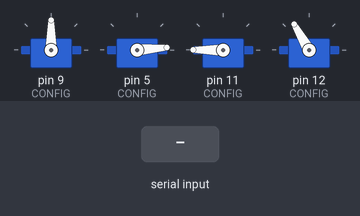
Simulated run of this sketch. Board: Arduino Uno, built with avr-gcc and run on an emulated ATmega328P. On the bench: 4 × servo. Inputs (shaded band) come from the test bench. What the sketch prints to the serial monitor is not drawn.

Above: at 6.4 s.
6.5 s: "90,45,200\n" received over Serial
At 8.9 s:
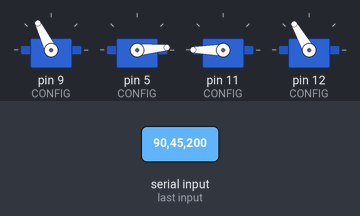
At 13.9 s:
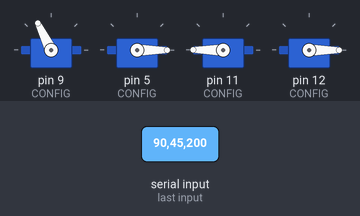
Timing chart, 0 to 24.4 s (numbered marks = the images above; inputs shaded):
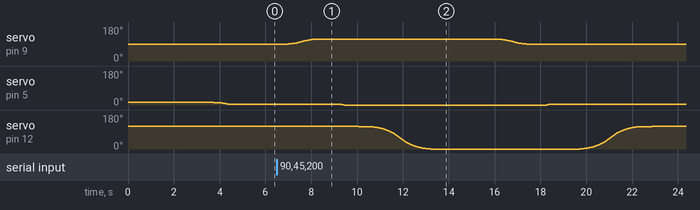

The sketch:

robolimb.ino
```cpp
#include <Servo.h>
#include <math.h>

// ── Link lengths (mm) ─────────────────────────────────────────────────────
#define L1      200.00f
#define L2      195.00f
#define DX       0.0f
#define DZ      100.00f


// ── Servo gap between joints ──────────────────────────────────────────────
#define SERVO_GAP_MS    200

// ── Gripper angles ────────────────────────────────────────────────────────
#define GRIPPER_OPEN    120
#define GRIPPER_CLOSED   0

// ── Servo config ──────────────────────────────────────────────────────────
// reversed = true  → flips physical rotation direction
// reversed = false → normal direction

struct ServoConfig {
    float min_a, max_a;
    int   pin;
    int   min_us, max_us;
    bool  reversed;
};

//                   min°   max°  pin  minµs  maxµs   reversed
ServoConfig CONFIG[] = {
    {  0.0, 180.0,  9,  500, 2500, false },  // [0] Base     — 40kg
    {  0.0, 180.0,  5, 500, 2500, true },  // [1] Shoulder — set true to reverse
    {  0.0, 180.0, 11, 500, 2500, false },  // [2] Elbow    — set true to reverse
    {  0.0, 180.0, 12, 1000, 2000, false },  // [3] Gripper  — set true to reverse
};


// ── Per-servo motion profile (UPDATED: smaller steps + faster rate) ───────
struct MotionProfile { float stepDeg; int delayMs; };

MotionProfile PROFILE[] = {
    { 0.5f,  40 },   // [0] Base     — finer control, faster updates
    { 0.5f,  50 },   // [1] Shoulder — finer control, smooth ramp
    { 1.0f,  30 },   // [2] Elbow    — 1.0° per step, quick updates
    { 1.0f,  30 },   // [3] Gripper  — 1.0° per step, quick updates
};

Servo servos[4];
// float currentAngles[4] = {90, 90, 90, GRIPPER_OPEN};
float currentAngles[4] = {90, 166, 180, GRIPPER_OPEN};

const char* NAMES[] = {"Base", "Shoulder", "Elbow", "Gripper"};

// ── Move orders ───────────────────────────────────────────────────────────
const int MOVE_ORDER[] = {0, 2, 1};   // To target:  Base → Elbow → Shoulder
const int HOME_ORDER[] = {0, 1, 2};   // To home:    Base → Shoulder → Elbow

// ── Easing function: cubic ease-in-out ────────────────────────────────────
// t: normalized time from 0 to 1
// Returns: eased value from 0 to 1 with smooth acceleration/deceleration
float easeInOutCubic(float t) {
    if (t < 0.5f) {
        return 4.0f * t * t * t;  // ease in: slow start
    } else {
        float f = 2.0f * t - 2.0f;
        return 0.5f * f * f * f + 1.0f;  // ease out: slow end
    }
}

// ── Inverse Kinematics ────────────────────────────────────────────────────
bool ikArm(float x, float y, float z, float out[3]) {
    float theta_base = atan2f(y, x);

    float r_eff = sqrtf(x*x + y*y) - DX;
    float z_eff = z - DZ;

    float D = sqrtf(r_eff*r_eff + z_eff*z_eff);
    if (D > (L1 + L2) || D < fabsf(L1 - L2)) return false;

    float cos_el      = (L1*L1 + L2*L2 - D*D) / (2.0f * L1 * L2);
    float theta_elbow = M_PI - acosf(constrain(cos_el, -1.0f, 1.0f));

    float phi            = atan2f(z_eff, r_eff);
    float cos_psi        = (L1*L1 + D*D - L2*L2) / (2.0f * L1 * D);
    float theta_shoulder = phi + acosf(constrain(cos_psi, -1.0f, 1.0f));

    out[0] = theta_base     * 180.0f / M_PI + 90.0f;
    out[1] = theta_shoulder * 180.0f / M_PI + 90.0f;
    out[2] = theta_elbow    * 180.0f / M_PI + 90.0f;


    return true;
}

// ── Write angle to servo (handles reversal + pulse width mapping) ─────────
// This is the ONLY place physical angle is written to hardware.
// Reversal happens here — IK and motion logic never need to change.
void writeAngle(int index, float angleDeg) {
    // flip direction if reversed flag is set
    float physicalAngle = CONFIG[index].reversed
                          ? 180.0f - angleDeg
                          : angleDeg;

    // map angle to microseconds and write
    int us = map((int)physicalAngle, 0, 180,
                 CONFIG[index].min_us,
                 CONFIG[index].max_us);

    servos[index].writeMicroseconds(us);
}

// ── Move a single servo smoothly using easing curve ───────────────────────
// UPDATED: Uses cubic ease-in-out AND respects per-servo motion profiles
void moveSingleServo(int index, float target) {
    target = constrain(target, CONFIG[index].min_a, CONFIG[index].max_a);

    float startAngle = currentAngles[index];
    float diff = target - startAngle;

    // If already at target, return immediately
    if (fabsf(diff) < 0.5f) {
        currentAngles[index] = target;
        writeAngle(index, currentAngles[index]);
        return;
    }

    // Calculate steps based on stepDeg (respects original motion profile)
    float stepDeg = PROFILE[index].stepDeg;
    int numSteps = max(2, (int)(fabsf(diff) / stepDeg));  // at least 2 steps
    int delayMs = PROFILE[index].delayMs;

    for (int step = 0; step <= numSteps; step++) {
        float t = (float)step / numSteps;  // 0 to 1
        float easedT = easeInOutCubic(t);  // apply easing curve

        currentAngles[index] = startAngle + diff * easedT;
        writeAngle(index, currentAngles[index]);

        delay(delayMs);
    }

    // Ensure we end exactly at target
    currentAngles[index] = target;
    writeAngle(index, currentAngles[index]);
}

// ── Move arm joints in given order ───────────────────────────────────────
void writeInOrder(float targets[3], const int order[3]) {
    for (int i = 0; i < 3; i++) {
        int idx = order[i];
        Serial.print("Moving "); Serial.print(NAMES[idx]);
        Serial.print(" → ");
        Serial.print((int)constrain(targets[idx], 0, 180));
        Serial.println("°");

        moveSingleServo(idx, targets[idx]);

        Serial.print(NAMES[idx]); Serial.println(" done");
        delay(SERVO_GAP_MS);
    }
}

// ── Move gripper ──────────────────────────────────────────────────────────
void moveGripper(float angle) {
    Serial.print("Moving Gripper → ");
    Serial.print((int)angle); Serial.println("°");
    moveSingleServo(3, angle);
    Serial.println("Gripper done");
}


// ── Return to home ────────────────────────────────────────────────────────
void goHome() {
    float home[3] = {90, 175, 180};
    Serial.println("Returning to home...");
    writeInOrder(home, HOME_ORDER);
    delay(SERVO_GAP_MS);
    moveGripper(GRIPPER_OPEN);
    Serial.println("Home");
}


// ── Move arm to XYZ target ────────────────────────────────────────────────
bool moveTo(float x, float y, float z) {
    float angles[3];

    if (!ikArm(x, y, z, angles)) {
        Serial.print("[!] OUT OF REACH: ");
        Serial.print(x); Serial.print(", ");
        Serial.print(y); Serial.print(", ");
        Serial.println(z);
        return false;
    }

    Serial.println("─────────────────────");
    Serial.print("Target  X:"); Serial.print(x);
    Serial.print("  Y:");       Serial.print(y);
    Serial.print("  Z:");       Serial.println(z);
    Serial.print("Base     : "); Serial.println((int)constrain(angles[0], 0, 180));
    Serial.print("Shoulder : "); Serial.println((int)constrain(angles[1], 0, 180));
    Serial.print("Elbow    : "); Serial.println((int)constrain(angles[2], 0, 180));
    Serial.print("Gripper  : "); Serial.println(GRIPPER_CLOSED);

    writeInOrder(angles, MOVE_ORDER);
    delay(SERVO_GAP_MS);
    moveGripper(GRIPPER_CLOSED);

    Serial.println("OK");
    return true;
}

// ── Setup ─────────────────────────────────────────────────────────────────
void setup() {
    Serial.begin(115200);

    // Step 1: Hold all pins LOW to prevent floating signals
    for (int i = 0; i < 4; i++) {
        pinMode(CONFIG[i].pin, OUTPUT);
        digitalWrite(CONFIG[i].pin, LOW);
    }
    delay(500); // Wait for power rail to fully stabilize

    // Step 2: Attach and write home one by one with generous delay
    for (int i = 0; i < 4; i++) {
        servos[i].attach(CONFIG[i].pin, CONFIG[i].min_us, CONFIG[i].max_us);
        writeAngle(i, currentAngles[i]);
        delay(500); // stagger to avoid current spike
    }

    delay(1000); // Final settle before goHome()
    goHome();
}

// ── Loop — receive "x,y,z" over Serial ───────────────────────────────────
void loop() {
    if (Serial.available()) {
        String line = Serial.readStringUntil('\n');
        line.trim();
        if (line.length() == 0) return;

        int c1 = line.indexOf(',');
        int c2 = line.indexOf(',', c1 + 1);

        if (c1 < 0 || c2 < 0) {
            Serial.println("[!] Bad format. Use: x,y,z");
            return;
        }

        float x = line.substring(0,      c1).toFloat();
        float y = line.substring(c1 + 1, c2).toFloat();
        float z = line.substring(c2 + 1).toFloat();

        bool ok = moveTo(x, y, z);
        Serial.println(ok ? "OK" : "FAIL");

        delay(2000);
        goHome();
    }
}
```

Measured:
- after the input at 6.5 s, servo on pin 9 (CONFIG): rises from 90° to 116° in 1.3 s, then falls to 90° in 9.1 s
